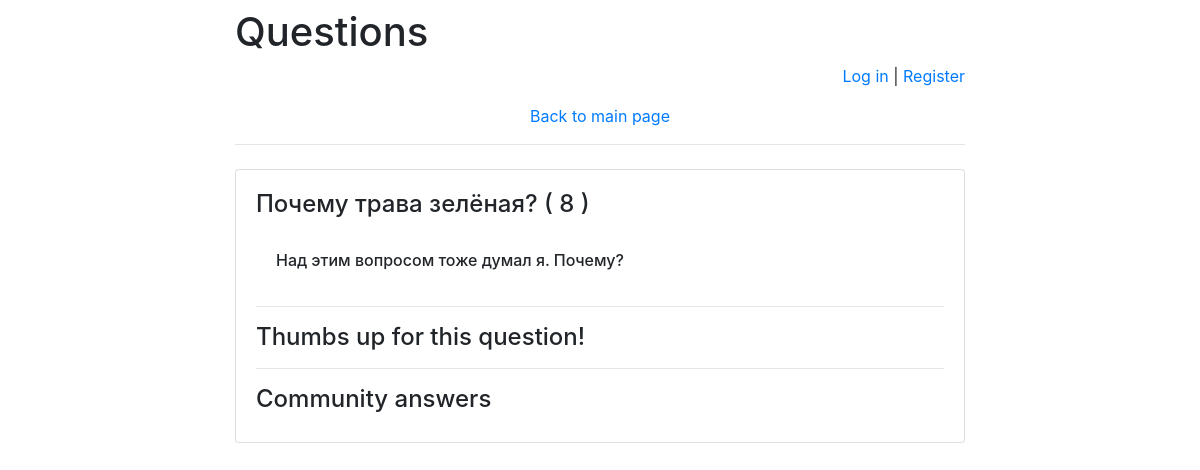
The app's page /questions/2/ with its own data.
### Questions/models.py (models this page shows, shortened)
class Question(models.Model):
    question_text_short = models.CharField(max_length=200)
    question_text_long = models.CharField(max_length=255)
    pub_date = models.DateTimeField('Date published')
    rating = models.IntegerField(default=0)
    def was_published_recently(self):
        now = timezone.now()
        return now - datetime.timedelta(days=1) <= self.pub_date <= now
    was_published_recently.admin_order_field = 'pub_date'
    was_published_recently.boolean = True
    was_published_recently.short_description = 'Published recently?'

### Questions/views.py (the view)
# urls.py: url(r'^([0-9]+)/$', views.detail, name='detail'),
def detail(request, question_id):
    error_message = None
    if "error_message" in request.GET:
        error_message = request.GET["error_message"]
    return render(
        request,
        "answers.html",
        dict(question=get_object_or_404(Question, pk=question_id), error_message=error_message,
             latest_answers=Answer.objects
             .filter(chat_id=question_id)
             .order_by('-pub_date'))
    )

### templates/answers.html (shortened to what this page needs)
{% extends 'base.html' %}
{% block main %}
<h4 class="card-title">
    {{ question.question_text_short }}
    {{ "(" }}
    {{ question.rating }}
    {{ ")" }}
</h4>
<h6 class="card-body">{{ question.question_text_long }}</h6>
<hr>
<h4>Thumbs up for this question!</h4>
<hr>
<h4>Community answers</h4>
{% endblock %}

### records on screen
Question: question_text_short "Почему трава зелёная?", rating "8", question_text_long "Над этим вопросом тоже думал я. Почему?"

### other values on screen
{{ "(" }} "("
{{ ")" }} ")"
